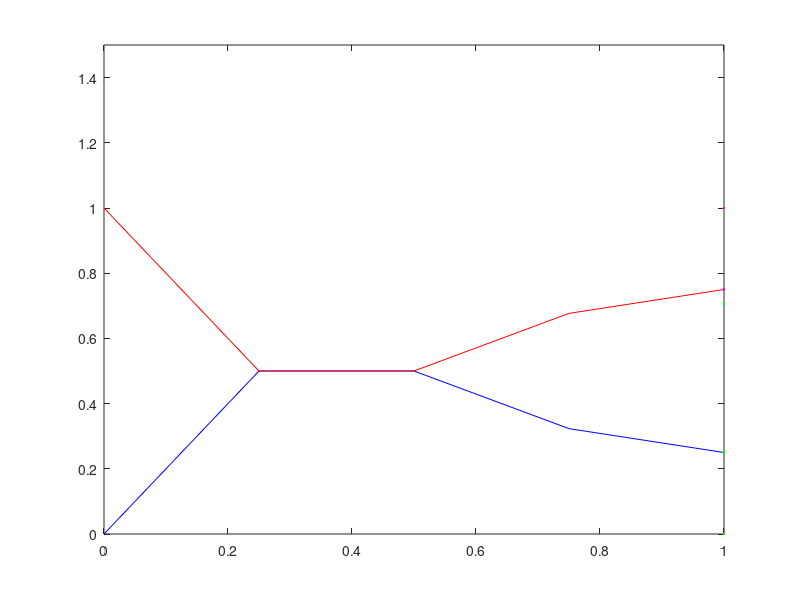

Write the MATLAB code that produced this figure.
a = 1;
b = 2;

%initialize parameters
t0 = 0;
tf = 1;
L = 4;
 

%define space mesh
h = 1 / L;
x = 0 : h  : 1;
x = x';

%set inital funcitons  
InitialPressure = sin( pi * x );
InitialVelocity = ones( 1 , length( x ) );

% define time mesh
k = h  ;
t = t0 : k : tf;
N = length( t ) - 1;

%wave speed details
rho1 = 1;                 %density
K1 = 1;                   %bulk modulus
rho2 = 1;
K2 = 1;
%impedence
Z1 = rho1 * K1;             
Z2 = rho2 * K2;

A = [ 0 K1 ; 1 / rho1 0 ];       %wave speed
R = [ -Z1 Z1 ; 1 1 ];
evaluesA = eig( A );
c0w = evaluesA( 1 );
c0z = evaluesA( 2 );

%CFL number
mu = A * k / h;

%preallocate u, set initial value using intital condition
U =struct('PressureEdge1',zeros( N + 1 , L + 1 ),...
          'VelocityEdge1',zeros( N + 1 , L + 1 ),...
          'PressureEdge2',zeros( N + 1 , L + 1 ),...
          'VelocityEdge2',zeros( N + 1 , L + 1 ));
U( : ).PressureEdge1( 1 , : ) = InitialPressure( 1 : L + 1 );
U( : ).VelocityEdge1( 1 , : ) = InitialVelocity( 1 : L + 1 );
U( : ).PressureEdge2( 1 , : ) = InitialPressure( L + 1 : end );
U( : ).VelocityEdge2( 1 , : ) = InitialVelocity( L + 1 : end );



%struct to store w,z at junctions, index gives egde, column 1 of struct is
%the char at the left endpoint 'a' and column 2 gives the char at the 
% right endpoint 'b'
%w left moving 
%z right moving
C=struct( 'w1',zeros( N + 1 , 2 ),...
          'z1',zeros( N + 1 , 2 ),...
          'w2',zeros( N + 1 , 2 ),...
          'z2',zeros( N + 1 , 2 ) );

%loop through time
for n=1:N
    %loop through space
    for j=2:L
%u(n + 1,j)= (u(n,j - 1) + u(n,j + 1))/2 -(mu/2)*(u(n,j + 1) - u(n,j - 1))
      
      %calculate interior nodes for edge 1
      prev = ( cell2mat( { U.PressureEdge1( n , j - 1 ),...
                           U.VelocityEdge1( n , j - 1 ) } ) )';
                  
      next = ( cell2mat( { U.PressureEdge1( n , j + 1 ),...
                           U.VelocityEdge1( n , j + 1 ) } ) )';
                  
      newU = ( prev + next ) / 2 - ( mu / 2 ) * ( next - prev );

      U.PressureEdge1( n + 1 , j ) = newU( 1 );
      U.VelocityEdge1( n + 1 , j ) = newU( 2 );
      
      %calculate interior nodes for edge 2
      prev = ( cell2mat( { U.PressureEdge2( n , j - 1),...
                           U.VelocityEdge2( n , j - 1 ) } ) )';
                    
      next = ( cell2mat( { U.PressureEdge2( n , j + 1 ),...
                           U.VelocityEdge2( n , j + 1 ) } ) )';
                    
      newU = ( prev + next ) / 2 - ( mu / 2 ) * ( next - prev );

      U.PressureEdge2( n + 1 , j ) = newU( 1 );
      U.VelocityEdge2( n + 1 , j ) = newU( 2 );
      

    end

    %JUNCTIONS
    
    j = 1;

    %calc  w char using pres/vel for egde 1 at vertex a
    prev =  ( cell2mat( { U.PressureEdge1( n , j ),...
                             U.VelocityEdge1( n , j ) } ) )';
    prev = R * prev;
    
    %check to ensure press/vel for w/z satisfy IC
    C.w1( 1 , a ) = prev( 1 );
    C.z1( 1 , a ) = prev( 2 );
    
    next = ( cell2mat( { U.PressureEdge1( n , j + 1 ),...
                             U.VelocityEdge1( n , j + 1 ) } ) )';
    next =  R * next;   
    %w(x^n)=c0(dt/dx)*(w_(L)-w_(L-1))+w_L...linear interpolation for known char
    %where c0=-1, an eigen value of A and the slope of the characteristic
    curr = c0w * ( k / h ) * ( prev - next ) + prev;
    
    %set w char value at vertex  
    C.w1( n + 1 , a ) = curr( 1 );
        
    %calc w char using pres/vel for edge 2 at vertex b
    prev = ( cell2mat( { U.PressureEdge2( n , j ),...
                             U.VelocityEdge2( n , j ) } ) )';
      
    next =  ( cell2mat( { U.PressureEdge2( n , j + 1 ),...
                             U.VelocityEdge2( n , j + 1 ) } ) )';
      
    %w(x^n)=c0(dt/dx)*(z_(L)-z_(L-1))+z_L...linear interpolation for known char
    %where c0=-1, an eigen value of A and the slope of the characteristic
    curr = c0w * ( k / h ) * ( prev - next ) + prev;
    
    %set w char value at vertex 
    C.w2( n + 1 , b ) = curr( 1 );
    
    
    %JUNCTIONS
    
    j = L + 1;
    
    %calc z char using pres/vel for edge 1 at vertex b 
    prev = R * ( cell2mat( { U.PressureEdge1( n , j - 1 ),...
                             U.VelocityEdge1( n , j - 1 ) } ) )';
   
    next = R * (cell2mat( { U.PressureEdge1( n , j ),...
                            U.VelocityEdge1( n , j ) } ) )';
                      
    %check to ensure press/vel for w/z satisfy IC
    C.w1( 1 , b ) = next( 1 );
    C.z1( 1 , b ) = next( 2 );
    
    %z(x^n)=mu*(z_(L)-z_(L-1))+z_L...linear interpolation for known char
    curr = c0z * ( k / h ) * ( prev - next ) + next;
    
    %set w char value at vertex 
    C.z1( n + 1 , b ) = curr( 2 );
    
    %calc chars using pres/vel for edge 2 at vertex b
    prev = R * ( cell2mat( { U.PressureEdge2( n , j - 1 ),...
                             U.VelocityEdge2( n , j - 1 ) } ) )';
                         
    next = R * ( cell2mat( { U.PressureEdge2( n , j ),...
                             U.VelocityEdge2( n , j ) } ) )';
   
    %z(x^n)=mu*(z_(L)-z_(L-1))+z_L...linear interpolation for known char
    curr = c0z * ( k / h ) * ( prev - next ) + next;
    
    %set w char value at vertex 
    C.z2( n + 1 , a ) = curr( 2 );
    
    
    
    %Vertex a
    %calc unk chars at vertex using juction conditions. Solve system 
    %Ax=b using interpolated chars 
    knownchars = ( cell2mat( { C.w1( n + 1 , a ),...
                               C.z2( n + 1 , a ) } ) )';
    %multiply by coeff matrix                       
    knownchars = [ Z1  Z2 ; -1 1 ] * knownchars;
    %solve
    unkchars = [ Z2 Z1 ; -1 1 ] \ knownchars ;
    %set new chars at vertex a 
    C.w2( n + 1 , a ) = unkchars( 1 );
    C.z1( n + 1 , a ) = unkchars( 2 );
  
    %calc press/vel using chars on edge 1 at vertex a
    newC = ( cell2mat( { C.w1( n + 1 , a ),...
                         C.z1( n + 1 , a ) } ) )';
                     
    newU = R \ newC;
    U.PressureEdge1( n + 1 , 1 ) = newU( 1 );
    U.VelocityEdge1( n + 1 , 1 ) = newU( 2 );
    
    %calc press/vel using chars on edge 2 at vertex a
    newC = ( cell2mat( { C.w2( n + 1 , a ),...
                         C.z2( n + 1 , a ) } ) )';
                     
    newU = R \ newC;
    U.PressureEdge2( n + 1 , L + 1 ) = newU( 1 );
    U.VelocityEdge2( n + 1 , L + 1 ) = newU( 2 );
    
    
    %Vertex b
    %calc unk chars at vertex using juction conditions. Solve system 
    %Ax=b using interpolated chars 
    knownchars = ( cell2mat( { C.w2( n + 1 , b ),...
                               C.z1( n + 1 , b ) } ) )';
    
    %multiply by coefficient matrix
    knownchars = [ Z2 Z1 ; 1 -1 ] * knownchars;
    %solve
    unkchars = [ Z1 Z2 ; 1 -1 ] \ knownchars;
    C.w1( n + 1 , b ) = unkchars( 1 );
    C.z2( n + 1 , b ) = unkchars( 2 );
    
    
    %calc press/vel using chars on edge 1 at vertex b  
    newC = ( cell2mat( { C.w1( n + 1 , b ),...
                         C.z1( n + 1 , b ) } ) )';
                     
    newU = R \ newC;
    U.PressureEdge1( n + 1 , L + 1 ) = newU( 1 );
    U.VelocityEdge1( n + 1 , L + 1 ) = newU( 2 );
   
    %calc press/vel using chars on edge 2 at vertex b
    newC = ( cell2mat( { C.w2( n + 1 , b ),...
                         C.z2( n + 1 , b ) } ) )';
                     
    newU = R \ newC;
    U.PressureEdge2( n + 1 , 1 ) = newU( 1 );
    U.VelocityEdge2( n + 1 , 1 ) = newU( 2 );

end

clf
%figure(glf)
% hold on
for i=1:N+1
    
    plot( x ( 1 : L + 1 ),U.PressureEdge1( i , : ),'b',...
          x ( L + 1 : end ),U.PressureEdge2( i , : ),'g',...
          x ( 1 : L + 1 ),U.VelocityEdge1( i , : ),'r',...
          x ( L + 1 : end ),U.VelocityEdge2( i , : ),'m')
      
	axis( [ 0  1  0  1.5 ])
    pause( .05 )
    drawnow

end
hold off
